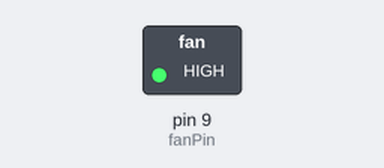
A sketch run on a simulated Arduino Uno, built with avr-gcc and run on an emulated ATmega328P. On the bench: switched loads named in the sketch (green lamp = pin HIGH).

Above: at 1.5 s.
At 4.5 s:
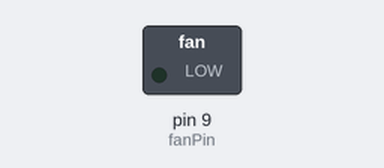
Timing chart, 0 to 7.8 s (numbered marks = the images above):
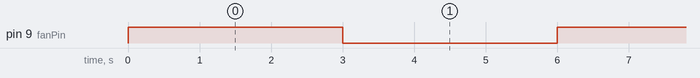

The sketch:

fans_turn.ino
```cpp
const int fanPin = 9; // MOS管控制引脚

void setup() {
  pinMode(fanPin, OUTPUT); // 设置引脚为输出模式
}

void loop() {
  digitalWrite(fanPin, 1); // 打开风扇
  delay(3000);                 // 运行3秒
  digitalWrite(fanPin, 0);  // 关闭风扇
  delay(3000);                 // 停止3秒
}
```

Measured:
- by itself, pin 9 (fanPin): alternates HIGH for 3.0 s and LOW for 3.0 s
